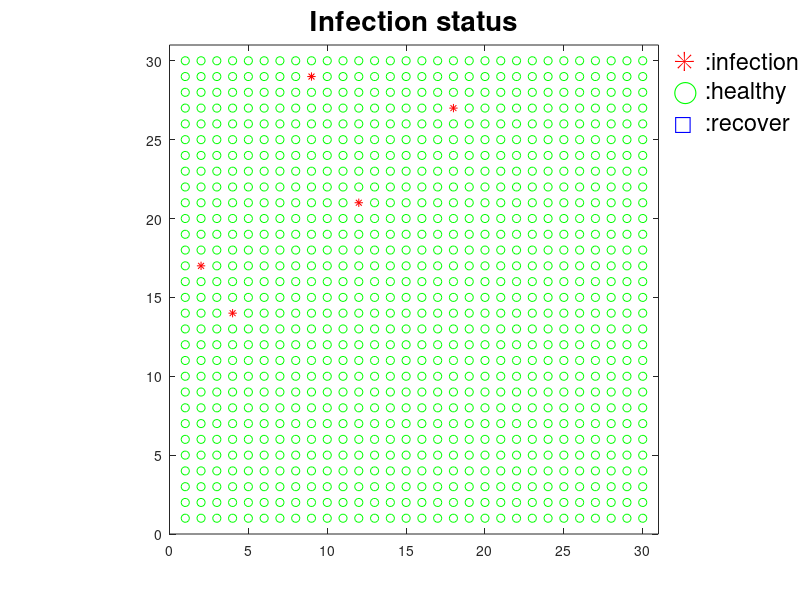
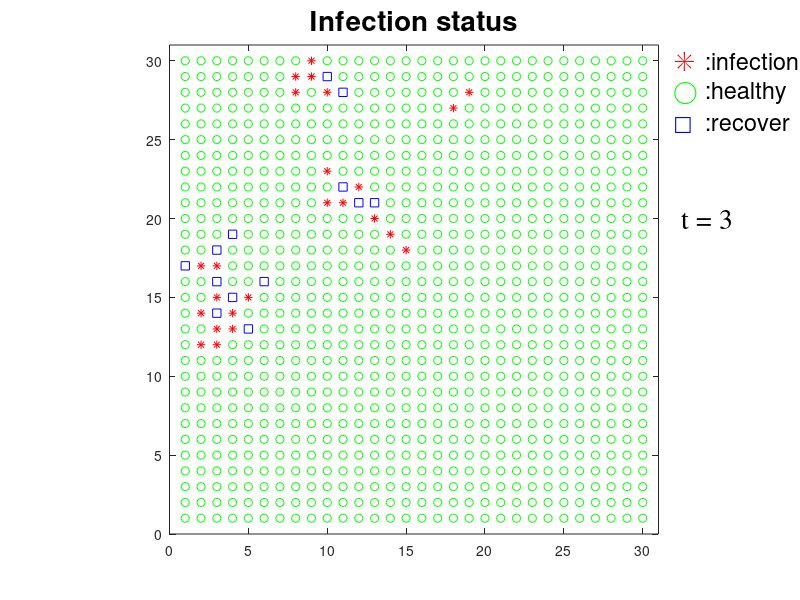
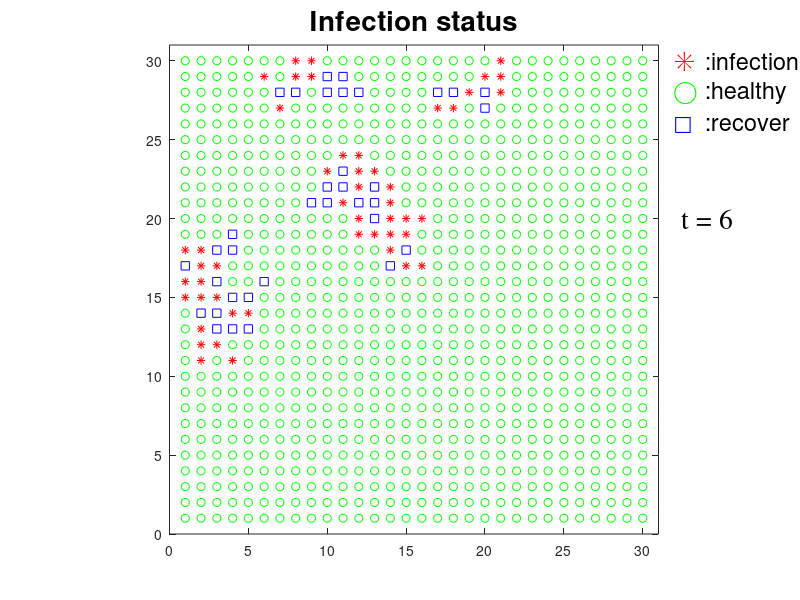

Write the MATLAB code that produced these figures, in order. (Note: a time limit stopped this script after it produced the figures.)
clear all;
close all;

%----------------------------------------------------------------
% 各種パラメータ及び初期設定
%----------------------------------------------------------------
nx = 30;
ny = 30;
range = 1;
N = nx * ny;

I = 0.2;        %感染率
R = 0.385;      %治癒率
D = 0.0004 * R; %死亡率
F = 5;         %初期感染者数
nt_max = 30;
nt_interval = nt_max / 10;

infP = zeros(nx, ny);
infT = zeros(nx, ny);
infR = zeros(2 * range + 1, 2 * range + 1)
imm = zeros(nx, ny);
dead = zeros(nx, ny);

infP_trans = zeros(nt_max + 1, 1);
deadP_trans = zeros(nt_max + 1, 1);
immP_trans = zeros(nt_max + 1, 1);

infP_trans(1, 1) = F;   %初期感染者数記録

for ii = 1 : F
    x = floor(nx * rand) + 1;
    y = floor(ny * rand) + 1;

    if x == 11 | y == 11
        ii = ii - 1;
    elseif infP(x, y) == 1
        ii = ii - 1;
    else
        infP(x, y) = 1;
        infT(x, y) = 1;
    end
end



i1p = zeros(nx, 1); i1m = zeros(nx, 1);
for ii = 1: nx
    i1m(ii) = ii - 1;
    i1p(ii) = ii + 1;
end
i1m(1) = 0; i1p(nx) = 0;

j1p = zeros(1, ny); j1m = zeros(1, ny);
for jj = 1: ny
    j1m(jj) = jj - 1;
    j1p(jj) = jj + 1;
end
j1m(1) = 0; j1p(ny) = 0;


n_fig = 2;
figure(n_fig); clf;

for x = 1 : nx
    for y = 1 : ny
        if infP(x, y) == 1
            plot(x, y,'r*');
            hold on;
        else
            plot(x, y,'go');
            hold on;
        end
    end
end

title('Infection status','fontsize',20);
axis([0, nx + 1, 0, ny + 1]);
axis('square');
text(nx + 2, ny,'✳︎','Color','red','fontsize',20); text(nx + 4, ny,':infection','fontsize',17);
text(nx + 2, ny - 2,'◯','Color','green','fontsize',16); text(nx + 4, ny - 2,':healthy','fontsize',17);
text(nx + 2, ny - 4,'□','Color','blue','fontsize',16); text(nx + 4, ny - 4,':recover','fontsize',17);
eval(sprintf('print res/pand_%d.jpg', n_fig));
n_fig = n_fig + 1;

for nt = 1 : nt_max
    for ii = 1 : nx
        for jj = 1 : ny

            if infP(ii, jj) == 1
                %感染拡大

                if infT(ii, jj) > 0
                    pandArray = rand(3, 3);

                    for x = 1 : 3
                        for y = 1 : 3
                            if pandArray(x, y) < I
                                pandArray(x, y) = 1;
                            else
                                pandArray(x, y) = 0;
                            end
                        end
                    end

                    if i1m(ii) == 0
                        for y = 1 : 3
                            pandArray(1, y) = 0;
                        end
                    end

                    if i1p(ii) == 0
                        for y = 1 : 3
                            pandArray(3, y) = 0;
                        end
                    end

                    if j1m(jj) == 0
                        for x = 1 : 3
                            pandArray(x, 1) = 0;
                        end
                    end

                    if j1p(jj) == 0
                        for x = 1 : 3
                            pandArray(x, 3) = 0;
                        end
                    end
                    %pandArray

                    for x = 1 : 3
                        for y = 1 : 3
                            if pandArray(x, y) == 1
                                if imm(ii + x - 2, jj + y - 2) == 0
                                    infP(ii + x - 2, jj + y - 2) = 1;
                                end
                            end
                        end
                    end

                end


                %回復,死亡関係
                infT(ii, jj) = infT(ii, jj) + 1;
                decision = rand;

                if decision > 1 - R / 2
                    infP(ii, jj) = 0;
                    imm(ii, jj) = 1;
                    immP_trans(nt + 1, 1) = immP_trans(nt + 1, 1) + 1;
                else
                    if decision < D
                        dead(ii, jj) = 1;
                    end
                end

            end


            if infP(ii, jj) == 1
                infP_trans(nt + 1, 1) = infP_trans(nt + 1, 1) + 1;
            end

            if dead(ii, jj) == 1
                deadP_trans(nt + 1, 1) = deadP_trans(nt + 1, 1) + 1;
            end

        end
    end



    if mod(nt, nt_interval) == 0


        figure(n_fig); clf;

        for x = 1 : nx
            for y = 1 : ny
                if dead(x, y) == 0
                    if imm(x, y) == 1
                        plot(x, y, 'bs')
                    else
                        if infP(x, y) == 1
                            plot(x, y,'r*');
                            hold on;
                        else
                            plot(x, y,'go');
                            hold on;
                        end
                    end
                end
            end
        end

        title('Infection status','fontsize',20);
        text(nx + 2, ny - 10, [' t = ', num2str(nt)], 'fontsize', 20, 'fontname', 'times');
        text(nx + 2, ny,'✳︎','Color','red','fontsize',20); text(nx + 4, ny,':infection','fontsize',17);
        text(nx + 2, ny - 2,'◯','Color','green','fontsize',16); text(nx + 4, ny - 2,':healthy','fontsize',17);
        text(nx + 2, ny - 4,'□','Color','blue','fontsize',16); text(nx + 4, ny - 4,':recover','fontsize',17);
        axis([0, nx + 1, 0, ny + 1]);

        axis('square');

        eval(sprintf('print res/pand_%d.jpg', n_fig));
        n_fig = n_fig + 1;
    end
end


figure(1); clf;
plot(immP_trans, '-b');
hold on;
plot(deadP_trans, '-k');
hold on;
plot(infP_trans, '-r');
hold on;
legend('recover', 'dead', 'infection')
xlabel('t','fontsize', 20, 'fontname', 'times');
ylabel('Number of people', 'fontsize', 20, 'fontname', 'times');
ax = gca; set(ax, 'plotboxaspectratio', [1.5,1,1]);
print res/statistics.jpg
